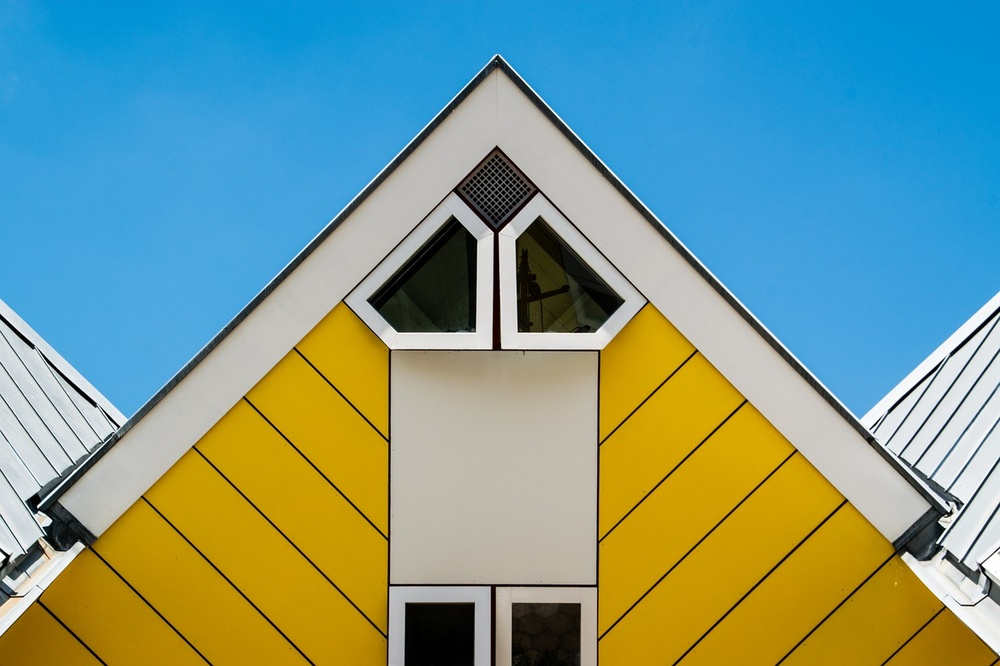
#> input picture images/house.jpg, 1000 x 666 px, shrunk from 1280 x 853 before the run
$ python '코너검출_Shi_Tomasi.py'
#> lines starting #> are read from the running program, lines starting #| are printed output that depends on the picture; after the words box and inside, x2 and y2 are one past the last pixel; in counts of white or black regions, pixels touching at a corner belong together
# Corner Detection

# 2. Shi & Tomasi Detection(good features to track : GFTT)
# 해리스 코너 검출을 조금 더 개선한 알고리즘

# corners = cv2.goodFeaturesToTrack(img, maxCorners, qualityLevel, minDistance, corners, mask, blockSize, useHarrisDetector, k)
# img: 입력 이미지
# maxCorners: 얻고 싶은 코너의 개수, 강도가 강한 것 순으로 해당 개수만큼 검출됨
# qualityLevel: 코너로 판단할 스레시홀드 값(일반적으로 0.01~0.10사이 값 사용)
# 해리스 코너 검출 당시 최적화(threshoding)했던 부분을 파라미터로서 수행 가능
# ex) 가장 변화량이 큰 코너 intensity가 1000이고, 설정한 qualityLevel이 0.01이라면, 10이하의 코너 intensity를 갖는 코너들은 검출하지 않음

# minDistance: 검출된 코너 간 최소 거리(설정된 최소 거리 이상의 값만 검출)
# mask(optional): 검출에 제외할 마스크
# blockSize(optional)=3: 코너 주변 영역의 크기
# useHarrisDetector(optional)=False: 코너 검출 방법 선택 (True: 해리스 코너 검출 방법, False: 시-토마시 코너 검출 방법)
# k(optional): 해리스 코너 검출 방법에 사용할 k 계수
# corners: 코너 검출 좌표 결과, N x 1 x 2 크기의 배열, 실수 값이므로 정수로 변형 필요

import cv2
import matplotlib.pyplot as plt
import numpy as np

img = cv2.imread('images/house.jpg')
#> img is the input picture: shape (666, 1000, 3); mean B, G, R 141.9, 153.7, 120.7
img = cv2.cvtColor(img, cv2.COLOR_BGR2RGB)

gray = cv2.cvtColor(img, cv2.COLOR_BGR2GRAY)
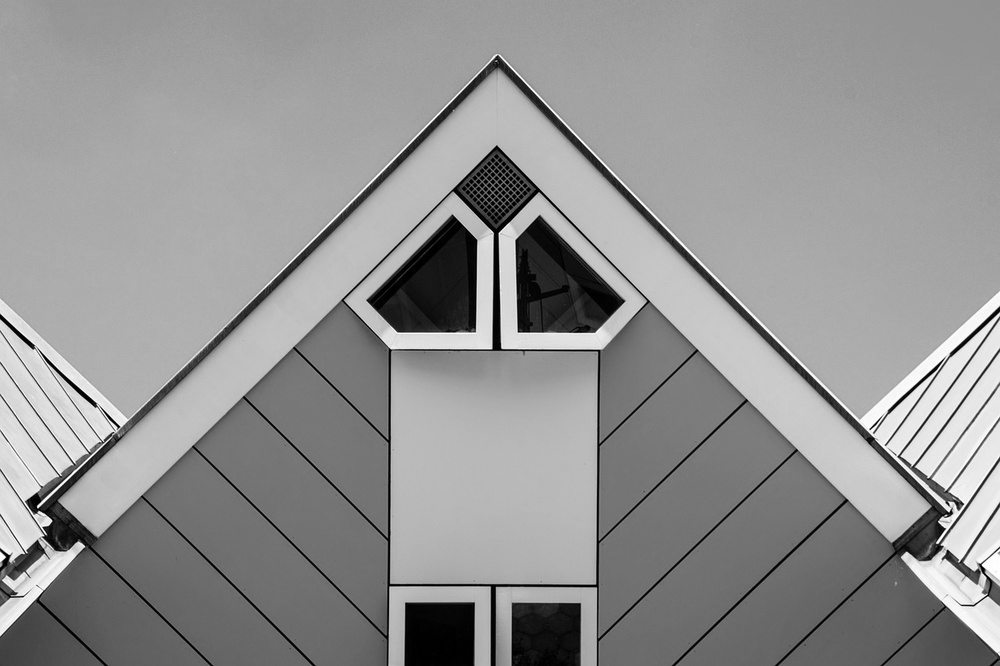
#> gray: shape (666, 1000); min 0, max 255, mean 146.4

# 시-토마시 코너 검출 적용
corner = cv2.goodFeaturesToTrack(gray, 100, 0.01, 10)
#> corner = 100 rows, first 8: [43, 527], [941, 544], [37, 507], [948, 511], [518, 331], [945, 528], [981, 564], [43, 537]
# corner는 실수형 좌표
print(corner)
#> (printed output is left out)

# 코너에 circle그리기 위해 실수좌표를 정수 좌표로 변환
# 몰랐는데 도형을 그릴 때 x,y좌표가 실수값이면 오류가 남
corner = np.int32(corner)
#> corner = contour of 100 points, box (x1, y1, x2, y2) (1, 56, 999, 638), area 15592
print(corner)
#> (printed output is left out)

for i in corner:
    x, y = i[0]
    cv2.circle(img, (x, y), 10, (255, 0, 0), 3)
#> this loop made 100 passes
#> (x, y) on passes 1 to 12: (43, 527), (941, 544), (37, 507), (948, 511), (518, 331), (945, 528), (981, 564), (43, 537), (491, 348), (963, 504), (5, 557), (898, 456)
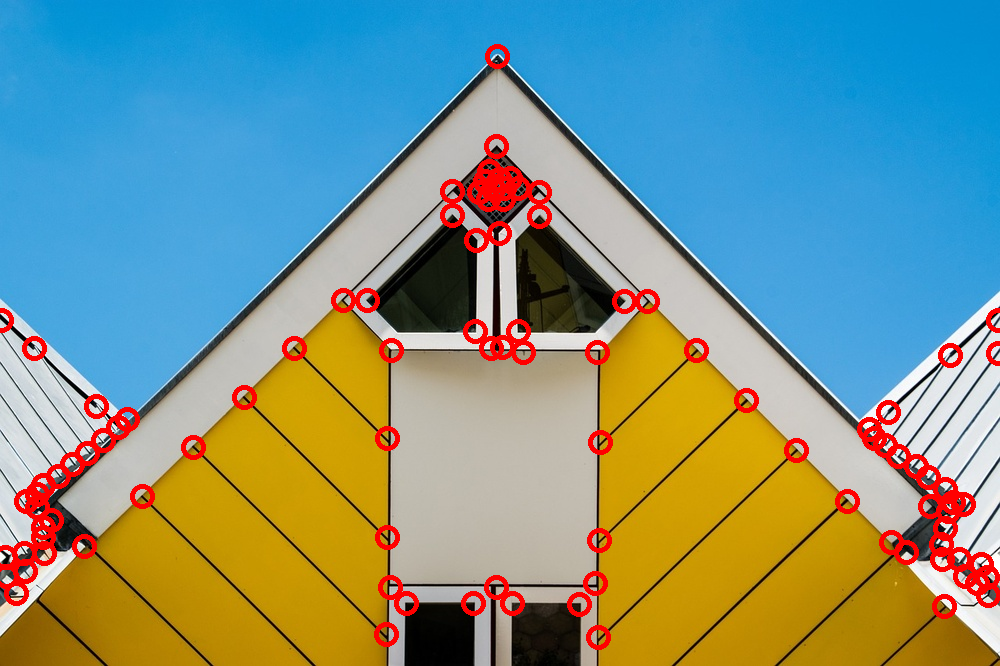
#> img: shape (666, 1000, 3); mean R, G, B 124.9, 147.9, 136.8

plt.imshow(img)
plt.show()

$ run again, with images/brick.jpg copied over images/house.jpg
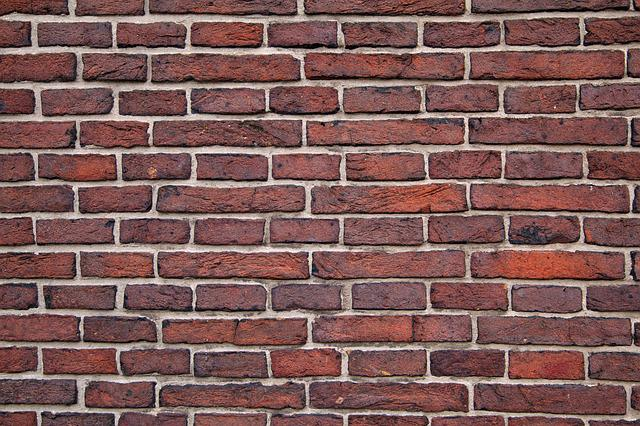
#> input picture images/brick.jpg, 640 x 426 px
#> img is the input picture: shape (426, 640, 3); mean B, G, R 88, 90.4, 125.8
#> `gray = cv2.cvtColor(img, cv2.COLOR_BGR2GRAY)`:
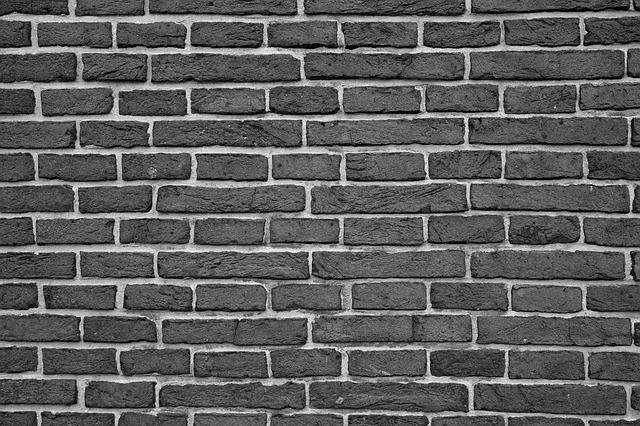
#> gray: shape (426, 640); min 0, max 252, mean 93.7
#> `corner = cv2.goodFeaturesToTrack(gray, 100, 0.01, 10)`: corner = 100 rows, first 8: [586, 32], [266, 110], [339, 179], [122, 154], [630, 274], [155, 383], [239, 320], [197, 179]
#> (printed output is left out)
#> `corner = np.int32(corner)`: corner = contour of 100 points, box (x1, y1, x2, y2) (29, 8, 635, 419), area 130908
#> (printed output is left out)
#> the loop `for i in corner:` made 100 passes
#> after the loop `for i in corner:`:
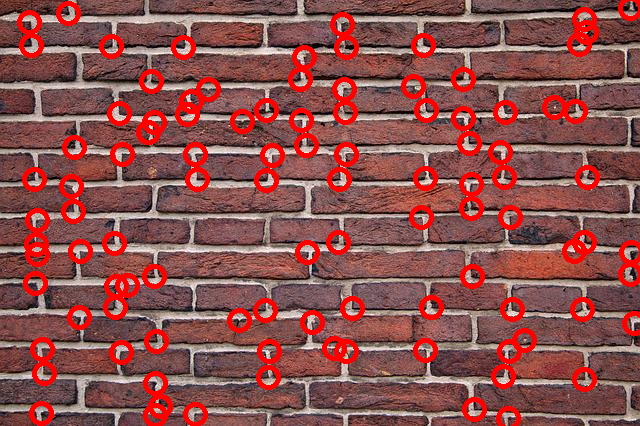
#> img: shape (426, 640, 3); mean R, G, B 140.2, 79.9, 77.7
